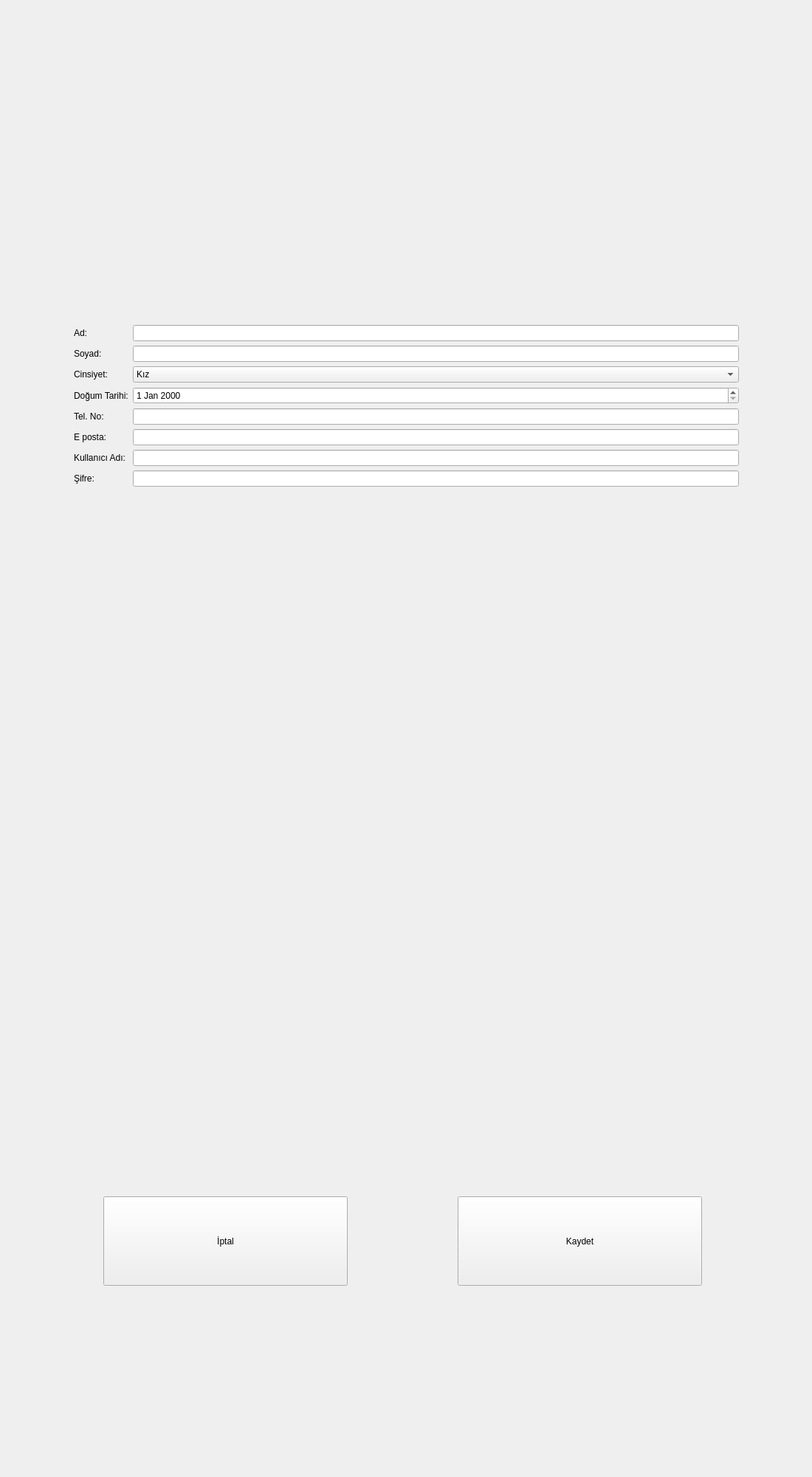
<?xml version="1.0" encoding="UTF-8"?>
<ui version="4.0">
 <class>KayitEkrani</class>
 <widget class="QWidget" name="KayitEkrani">
  <property name="geometry">
   <rect>
    <x>0</x>
    <y>0</y>
    <width>1100</width>
    <height>2000</height>
   </rect>
  </property>
  <property name="windowTitle">
   <string>Kayıt Ekranı</string>
  </property>
  <widget class="QPushButton" name="button_iptal">
   <property name="geometry">
    <rect>
     <x>140</x>
     <y>1620</y>
     <width>331</width>
     <height>121</height>
    </rect>
   </property>
   <property name="styleSheet">
    <string notr="true">font: 75 30pt &quot;MS Shell Dlg 2&quot;;</string>
   </property>
   <property name="text">
    <string>İptal</string>
   </property>
  </widget>
  <widget class="QWidget" name="formLayoutWidget">
   <property name="geometry">
    <rect>
     <x>100</x>
     <y>440</y>
     <width>901</width>
     <height>691</height>
    </rect>
   </property>
   <layout class="QFormLayout" name="formLayout">
    <item row="0" column="0">
     <widget class="QLabel" name="label">
      <property name="styleSheet">
       <string notr="true">font: 75 25pt &quot;MS Shell Dlg 2&quot;;</string>
      </property>
      <property name="text">
       <string>Ad:</string>
      </property>
     </widget>
    </item>
    <item row="0" column="1">
     <widget class="QLineEdit" name="lineEdit">
      <property name="styleSheet">
       <string notr="true">font: 75 18pt &quot;MS Shell Dlg 2&quot;;</string>
      </property>
     </widget>
    </item>
    <item row="1" column="0">
     <widget class="QLabel" name="label_2">
      <property name="styleSheet">
       <string notr="true">font: 75 25pt &quot;MS Shell Dlg 2&quot;;</string>
      </property>
      <property name="text">
       <string>Soyad:</string>
      </property>
     </widget>
    </item>
    <item row="1" column="1">
     <widget class="QLineEdit" name="lineEdit_2">
      <property name="styleSheet">
       <string notr="true">font: 75 18pt &quot;MS Shell Dlg 2&quot;;</string>
      </property>
     </widget>
    </item>
    <item row="2" column="1">
     <widget class="QComboBox" name="comboBox">
      <property name="styleSheet">
       <string notr="true">font: 75 20pt &quot;MS Shell Dlg 2&quot;;</string>
      </property>
      <item>
       <property name="text">
        <string>Kız</string>
       </property>
      </item>
      <item>
       <property name="text">
        <string>Erkek</string>
       </property>
      </item>
      <item>
       <property name="text">
        <string>Diğer</string>
       </property>
      </item>
     </widget>
    </item>
    <item row="3" column="0">
     <widget class="QLabel" name="label_5">
      <property name="styleSheet">
       <string notr="true">font: 75 25pt &quot;MS Shell Dlg 2&quot;;</string>
      </property>
      <property name="text">
       <string>Doğum Tarihi:</string>
      </property>
     </widget>
    </item>
    <item row="3" column="1">
     <widget class="QDateEdit" name="dateEdit">
      <property name="styleSheet">
       <string notr="true">font: 75 20pt &quot;MS Shell Dlg 2&quot;;</string>
      </property>
     </widget>
    </item>
    <item row="4" column="0">
     <widget class="QLabel" name="label_6">
      <property name="styleSheet">
       <string notr="true">font: 75 25pt &quot;MS Shell Dlg 2&quot;;</string>
      </property>
      <property name="text">
       <string>Tel. No:</string>
      </property>
     </widget>
    </item>
    <item row="4" column="1">
     <widget class="QLineEdit" name="lineEdit_3">
      <property name="styleSheet">
       <string notr="true">font: 75 18pt &quot;MS Shell Dlg 2&quot;;</string>
      </property>
     </widget>
    </item>
    <item row="5" column="0">
     <widget class="QLabel" name="label_3">
      <property name="styleSheet">
       <string notr="true">font: 75 25pt &quot;MS Shell Dlg 2&quot;;</string>
      </property>
      <property name="text">
       <string>E posta:</string>
      </property>
     </widget>
    </item>
    <item row="5" column="1">
     <widget class="QLineEdit" name="lineEdit_4">
      <property name="styleSheet">
       <string notr="true">font: 75 18pt &quot;MS Shell Dlg 2&quot;;</string>
      </property>
     </widget>
    </item>
    <item row="6" column="0">
     <widget class="QLabel" name="label_7">
      <property name="styleSheet">
       <string notr="true">font: 75 25pt &quot;MS Shell Dlg 2&quot;;</string>
      </property>
      <property name="text">
       <string>Kullanıcı Adı:</string>
      </property>
     </widget>
    </item>
    <item row="6" column="1">
     <widget class="QLineEdit" name="lineEdit_5">
      <property name="styleSheet">
       <string notr="true">font: 75 18pt &quot;MS Shell Dlg 2&quot;;</string>
      </property>
     </widget>
    </item>
    <item row="7" column="0">
     <widget class="QLabel" name="label_8">
      <property name="styleSheet">
       <string notr="true">font: 75 25pt &quot;MS Shell Dlg 2&quot;;</string>
      </property>
      <property name="text">
       <string>Şifre:</string>
      </property>
     </widget>
    </item>
    <item row="7" column="1">
     <widget class="QLineEdit" name="lineEdit_6">
      <property name="styleSheet">
       <string notr="true">font: 75 18pt &quot;MS Shell Dlg 2&quot;;</string>
      </property>
     </widget>
    </item>
    <item row="2" column="0">
     <widget class="QLabel" name="label_9">
      <property name="styleSheet">
       <string notr="true">font: 75 25pt &quot;MS Shell Dlg 2&quot;;</string>
      </property>
      <property name="text">
       <string>Cinsiyet:</string>
      </property>
     </widget>
    </item>
   </layout>
  </widget>
  <widget class="QPushButton" name="button_kaydet">
   <property name="geometry">
    <rect>
     <x>620</x>
     <y>1620</y>
     <width>331</width>
     <height>121</height>
    </rect>
   </property>
   <property name="styleSheet">
    <string notr="true">font: 75 30pt &quot;MS Shell Dlg 2&quot;;
</string>
   </property>
   <property name="text">
    <string>Kaydet</string>
   </property>
  </widget>
 </widget>
 <resources/>
 <connections/>
</ui>
